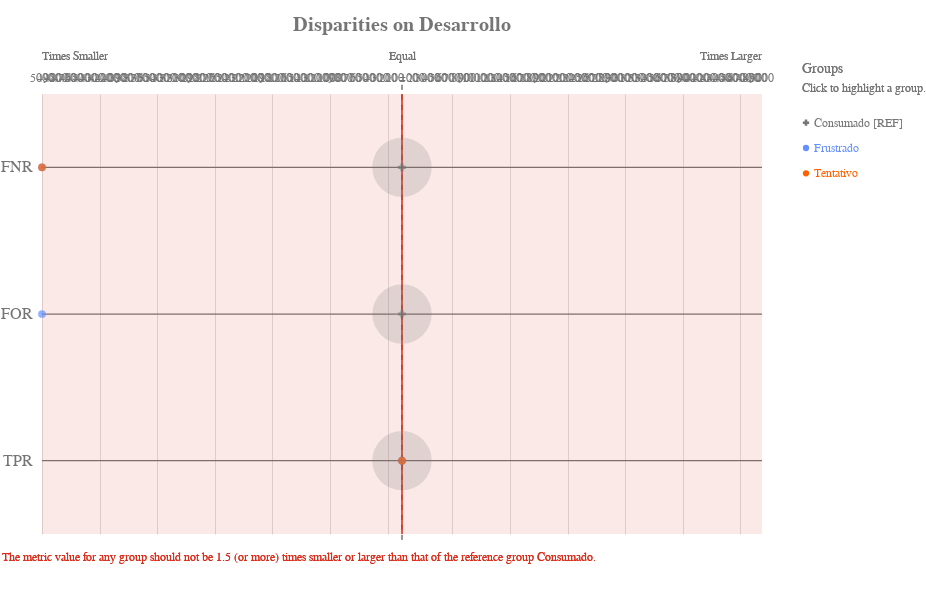

The code cell stored with this chart in its notebook:
### Code cell
ap.disparity(grupo_definido, metrics, 'Desarrollo', fairness_threshold = disparity_tolerance)

### Figure 1 — Vega-Lite specification as saved in the notebook (floating-point values rounded to 4 significant figures)
{"config": {"view": {"continuousWidth": 400, "continuousHeight": 300, "strokeWidth": 0}, "axisLeft": {"labelColor": "rgb(117,117,117)", "labelFont": "Arial", "labelFontSize": 16}, "title": {"align": "center", "baseline": "middle", "color": "rgb(117,117,117)", "font": "Arial", "fontSize": 20, "fontWeight": "bold"}}, "layer": [{"data": {"name": "data-53f64b7c7b316b31c4ec44bcdaa6fbea"}, "mark": {"type": "rule", "stroke": "rgb(117,117,117)", "strokeWidth": 1.25, "tooltip": ""}, "encoding": {"x": {"type": "quantitative", "field": "x", "scale": {"domain": [-4999, 4999], "range": [40.0, 760.0]}}, "x2": {"field": "x2"}, "y": {"type": "nominal", "axis": {"domain": false, "labelAngle": 0, "labelPadding": -30, "orient": "left", "ticks": false, "title": ""}, "field": "metric", "scale": {"domain": ["FNR", "FOR", "TPR"], "range": [55.0, 495.0]}}}}, {"data": {"name": "data-79dd248bdaa0ea02c535240e8ad022c8"}, "mark": {"type": "rule", "stroke": "rgb(117,117,117)", "strokeDash": [5, 5], "strokeWidth": 1}, "encoding": {"tooltip": {"value": "Consumado [REF]"}, "x": {"value": 400.0}, "y": {"value": 45.83}, "y2": {"value": 504.2}}}, {"data": {"name": "data-fa2b618e9aa8a53fd9cf36a5662b0508"}, "mark": {"type": "text", "align": "center", "color": "rgb(117,117,117)", "font": "Arial", "fontSize": 12, "fontWeight": "normal", "tooltip": ""}, "encoding": {"text": {"type": "nominal", "field": "label"}, "x": {"type": "quantitative", "field": "value", "scale": {"domain": [-4999, 4999], "range": [40.0, 760.0]}}, "y": {"value": 38.5}}}, {"layer": [{"mark": {"type": "text", "align": "left", "fill": "rgb(117,117,117)", "font": "Arial", "fontSize": 12, "fontWeight": "normal", "tooltip": ""}, "encoding": {"text": {"value": "Times Smaller"}, "x": {"value": 40.0}, "y": {"value": 16.5}}}, {"mark": {"type": "text", "align": "right", "fill": "rgb(117,117,117)", "font": "Arial", "fontSize": 12, "fontWeight": "normal", "tooltip": ""}, "encoding": {"text": {"value": "Times Larger"}, "x": {"value": 760.0}, "y": {"value": 16.5}}}, {"mark": {"type": "text", "align": "center", "fill": "rgb(117,117,117)", "font": "Arial", "fontSize": 12, "fontWeight": "normal", "tooltip": ""}, "encoding": {"text": {"value": "Equal"}, "x": {"value": 400.0}, "y": {"value": 16.5}}}], "data": {"name": "data-79dd248bdaa0ea02c535240e8ad022c8"}}, {"layer": [{"mark": {"type": "rule", "opacity": 0.8, "stroke": "rgb(217, 46, 28)", "strokeWidth": 1.25, "tooltip": ""}, "encoding": {"x": {"type": "quantitative", "field": "min", "scale": {"domain": [-4999, 4999], "range": [40.0, 760.0]}}, "y": {"value": 55.0}, "y2": {"value": 495.0}}}, {"mark": {"type": "rule", "opacity": 0.8, "stroke": "rgb(217, 46, 28)", "strokeWidth": 1.25, "tooltip": ""}, "encoding": {"x": {"type": "quantitative", "field": "max", "scale": {"domain": [-4999, 4999], "range": [40.0, 760.0]}}, "y": {"value": 55.0}, "y2": {"value": 495.0}}}, {"layer": [{"mark": {"type": "rect", "fill": "rgb(217, 46, 28)", "opacity": 0.1, "tooltip": ""}, "encoding": {"x": {"type": "quantitative", "field": "min", "scale": {"domain": [-4999, 4999], "range": [40.0, 760.0]}}, "x2": {"field": "lower_end"}, "y": {"value": 55.0}, "y2": {"value": 495.0}}}, {"mark": {"type": "rect", "fill": "rgb(217, 46, 28)", "opacity": 0.1, "tooltip": ""}, "encoding": {"x": {"type": "quantitative", "field": "max", "scale": {"domain": [-4999, 4999], "range": [40.0, 760.0]}}, "x2": {"field": "upper_end"}, "y": {"value": 55.0}, "y2": {"value": 495.0}}}]}, {"data": {"name": "data-79dd248bdaa0ea02c535240e8ad022c8"}, "mark": {"type": "text", "align": "left", "baseline": "top", "fill": "rgb(217, 46, 28)", "font": "Arial", "fontSize": 12, "fontWeight": "normal", "tooltip": ""}, "encoding": {"text": {"value": "The metric value for any group should not be 1.5 (or more) times smaller or larger than that of the reference group Consumado."}, "x": {"value": 0}, "y": {"value": 513.3}}}], "data": {"name": "data-93a28dc03cdeb5856aae1fcd20b2726b"}}, {"layer": [{"mark": "circle"}, {"data": {"name": "data-16db47ca27bd28e38dd2240f18c2442d"}, "mark": {"type": "circle", "opacity": 0.2}, "encoding": {"color": {"condition": {"type": "nominal", "field": "attribute_value", "legend": null, "scale": {"domain": ["Consumado", "Frustrado", "Tentativo"], "range": ["rgb(117,117,117)", "rgb(100, 143, 255)", "rgb(254, 97, 0)", "rgb(220, 38, 127)", "rgb(255, 176, 0)", "rgb(120, 94, 240)"]}, "selection": "selector049"}, "value": "rgb(224,224,224)"}, "size": {"type": "quantitative", "field": "group_size", "legend": null, "scale": {"domain": [0, 6004.0], "range": [0, 4224.0]}}, "tooltip": [{"type": "nominal", "field": "attribute_value", "title": "Group"}, {"type": "nominal", "field": "tooltip_group_size", "title": "Group Size"}, {"type": "nominal", "field": "tooltip_disparity_explanation_fnr", "title": "Disparity"}, {"type": "quantitative", "field": "fnr", "format": ".2f", "title": "FNR"}], "x": {"type": "quantitative", "axis": {"domain": false, "labels": false, "ticks": false, "title": null, "values": [99, 199, 299, 399, 499, 599, 699, 799, 899, 999, 1099, 1199, 1299, 1399, 1499, 1599, 1699, 1799, 1899, 1999, 2099, 2199, 2299, 2399, 2499, 2599, 2699, 2799, 2899, 2999, 3099, 3199, 3299, 3399, 3499, 3599, 3699, 3799, 3899, 3999, 4099, 4199, 4299, 4399, 4499, 4599, 4699, 4799, 4899, 4999, -4999, -4899, -4799, -4699, -4599, -4499, -4399, -4299, -4199, -4099, -3999, -3899, -3799, -3699, -3599, -3499, -3399, -3299, -3199, -3099, -2999, -2899, -2799, -2699, -2599, -2499, -2399, -2299, -2199, -2099, -1999, -1899, -1799, -1699, -1599, -1499, -1399, -1299, -1199, -1099, -999, -899, -799, -699, -599, -499, -399, -299, -199, -99]}, "field": "fnr_disparity_scaled", "scale": {"domain": [-4999, 4999], "range": [40.0, 760.0]}}, "y": {"type": "nominal", "axis": {"domain": false, "grid": false, "labels": false, "ticks": false, "title": " "}, "field": "metric_variable", "scale": {"domain": ["FNR", "FOR", "TPR"], "range": [55.0, 495.0]}}}, "selection": {"selector051": {"type": "multi", "empty": "all", "fields": ["attribute_value"]}}, "transform": [{"calculate": "'FNR'", "as": "metric_variable"}]}, {"data": {"name": "data-16db47ca27bd28e38dd2240f18c2442d"}, "mark": {"type": "circle", "opacity": 0.2}, "encoding": {"color": {"condition": {"type": "nominal", "field": "attribute_value", "legend": null, "scale": {"domain": ["Consumado", "Frustrado", "Tentativo"], "range": ["rgb(117,117,117)", "rgb(100, 143, 255)", "rgb(254, 97, 0)", "rgb(220, 38, 127)", "rgb(255, 176, 0)", "rgb(120, 94, 240)"]}, "selection": "selector049"}, "value": "rgb(224,224,224)"}, "size": {"type": "quantitative", "field": "group_size", "legend": null, "scale": {"domain": [0, 6004.0], "range": [0, 4224.0]}}, "tooltip": [{"type": "nominal", "field": "attribute_value", "title": "Group"}, {"type": "nominal", "field": "tooltip_group_size", "title": "Group Size"}, {"type": "nominal", "field": "tooltip_disparity_explanation_for", "title": "Disparity"}, {"type": "quantitative", "field": "for", "format": ".2f", "title": "FOR"}], "x": {"type": "quantitative", "axis": {"domain": false, "labels": false, "ticks": false, "title": null, "values": [99, 199, 299, 399, 499, 599, 699, 799, 899, 999, 1099, 1199, 1299, 1399, 1499, 1599, 1699, 1799, 1899, 1999, 2099, 2199, 2299, 2399, 2499, 2599, 2699, 2799, 2899, 2999, 3099, 3199, 3299, 3399, 3499, 3599, 3699, 3799, 3899, 3999, 4099, 4199, 4299, 4399, 4499, 4599, 4699, 4799, 4899, 4999, -4999, -4899, -4799, -4699, -4599, -4499, -4399, -4299, -4199, -4099, -3999, -3899, -3799, -3699, -3599, -3499, -3399, -3299, -3199, -3099, -2999, -2899, -2799, -2699, -2599, -2499, -2399, -2299, -2199, -2099, -1999, -1899, -1799, -1699, -1599, -1499, -1399, -1299, -1199, -1099, -999, -899, -799, -699, -599, -499, -399, -299, -199, -99]}, "field": "for_disparity_scaled", "scale": {"domain": [-4999, 4999], "range": [40.0, 760.0]}}, "y": {"type": "nominal", "axis": {"domain": false, "grid": false, "labels": false, "ticks": false, "title": " "}, "field": "metric_variable", "scale": {"domain": ["FNR", "FOR", "TPR"], "range": [55.0, 495.0]}}}, "selection": {"selector053": {"type": "multi", "empty": "all", "fields": ["attribute_value"]}}, "transform": [{"calculate": "'FOR'", "as": "metric_variable"}]}, {"data": {"name": "data-16db47ca27bd28e38dd2240f18c2442d"}, "mark": {"type": "circle", "opacity": 0.2}, "encoding": {"color": {"condition": {"type": "nominal", "field": "attribute_value", "legend": null, "scale": {"domain": ["Consumado", "Frustrado", "Tentativo"], "range": ["rgb(117,117,117)", "rgb(100, 143, 255)", "rgb(254, 97, 0)", "rgb(220, 38, 127)", "rgb(255, 176, 0)", "rgb(120, 94, 240)"]}, "selection": "selector049"}, "value": "rgb(224,224,224)"}, "size": {"type": "quantitative", "field": "group_size", "legend": null, "scale": {"domain": [0, 6004.0], "range": [0, 4224.0]}}, "tooltip": [{"type": "nominal", "field": "attribute_value", "title": "Group"}, {"type": "nominal", "field": "tooltip_group_size", "title": "Group Size"}, {"type": "nominal", "field": "tooltip_disparity_explanation_tpr", "title": "Disparity"}, {"type": "quantitative", "field": "tpr", "format": ".2f", "title": "TPR"}], "x": {"type": "quantitative", "axis": {"domain": false, "labels": false, "ticks": false, "title": null, "values": [99, 199, 299, 399, 499, 599, 699, 799, 899, 999, 1099, 1199, 1299, 1399, 1499, 1599, 1699, 1799, 1899, 1999, 2099, 2199, 2299, 2399, 2499, 2599, 2699, 2799, 2899, 2999, 3099, 3199, 3299, 3399, 3499, 3599, 3699, 3799, 3899, 3999, 4099, 4199, 4299, 4399, 4499, 4599, 4699, 4799, 4899, 4999, -4999, -4899, -4799, -4699, -4599, -4499, -4399, -4299, -4199, -4099, -3999, -3899, -3799, -3699, -3599, -3499, -3399, -3299, -3199, -3099, -2999, -2899, -2799, -2699, -2599, -2499, -2399, -2299, -2199, -2099, -1999, -1899, -1799, -1699, -1599, -1499, -1399, -1299, -1199, -1099, -999, -899, -799, -699, -599, -499, -399, -299, -199, -99]}, "field": "tpr_disparity_scaled", "scale": {"domain": [-4999, 4999], "range": [40.0, 760.0]}}, "y": {"type": "nominal", "axis": {"domain": false, "grid": false, "labels": false, "ticks": false, "title": " "}, "field": "metric_variable", "scale": {"domain": ["FNR", "FOR", "TPR"], "range": [55.0, 495.0]}}}, "selection": {"selector055": {"type": "multi", "empty": "all", "fields": ["attribute_value"]}}, "transform": [{"calculate": "'TPR'", "as": "metric_variable"}]}, {"layer": [{"mark": "point"}, {"data": {"name": "data-16db47ca27bd28e38dd2240f18c2442d"}, "mark": {"type": "point", "filled": true, "size": 60}, "encoding": {"color": {"condition": {"type": "nominal", "field": "attribute_value", "legend": null, "scale": {"domain": ["Consumado", "Frustrado", "Tentativo"], "range": ["rgb(117,117,117)", "rgb(100, 143, 255)", "rgb(254, 97, 0)", "rgb(220, 38, 127)", "rgb(255, 176, 0)", "rgb(120, 94, 240)"]}, "selection": "selector049"}, "value": "rgb(224,224,224)"}, "shape": {"type": "nominal", "field": "attribute_value", "legend": null, "scale": {"domain": ["Consumado", "Frustrado", "Tentativo"], "range": ["cross", "circle", "circle"]}}, "tooltip": [{"type": "nominal", "field": "attribute_value", "title": "Group"}, {"type": "nominal", "field": "tooltip_group_size", "title": "Group Size"}, {"type": "nominal", "field": "tooltip_disparity_explanation_fnr", "title": "Disparity"}, {"type": "quantitative", "field": "fnr", "format": ".2f", "title": "FNR"}], "x": {"type": "quantitative", "axis": {"domain": false, "labels": false, "ticks": false, "title": null, "values": [99, 199, 299, 399, 499, 599, 699, 799, 899, 999, 1099, 1199, 1299, 1399, 1499, 1599, 1699, 1799, 1899, 1999, 2099, 2199, 2299, 2399, 2499, 2599, 2699, 2799, 2899, 2999, 3099, 3199, 3299, 3399, 3499, 3599, 3699, 3799, 3899, 3999, 4099, 4199, 4299, 4399, 4499, 4599, 4699, 4799, 4899, 4999, -4999, -4899, -4799, -4699, -4599, -4499, -4399, -4299, -4199, -4099, -3999, -3899, -3799, -3699, -3599, -3499, -3399, -3299, -3199, -3099, -2999, -2899, -2799, -2699, -2599, -2499, -2399, -2299, -2199, -2099, -1999, -1899, -1799, -1699, -1599, -1499, -1399, -1299, -1199, -1099, -999, -899, -799, -699, -599, -499, -399, -299, -199, -99]}, "field": "fnr_disparity_scaled", "scale": {"domain": [-4999, 4999], "range": [40.0, 760.0]}}, "y": {"type": "nominal", "axis": {"domain": false, "grid": false, "labels": false, "ticks": false, "title": " "}, "field": "metric_variable", "scale": {"domain": ["FNR", "FOR", "TPR"], "range": [55.0, 495.0]}}}, "selection": {"selector050": {"type": "multi", "empty": "all", "fields": ["attribute_value"]}}, "transform": [{"calculate": "'FNR'", "as": "metric_variable"}]}, {"data": {"name": "data-16db47ca27bd28e38dd2240f18c2442d"}, "mark": {"type": "point", "filled": true, "size": 60}, "encoding": {"color": {"condition": {"type": "nominal", "field": "attribute_value", "legend": null, "scale": {"domain": ["Consumado", "Frustrado", "Tentativo"], "range": ["rgb(117,117,117)", "rgb(100, 143, 255)", "rgb(254, 97, 0)", "rgb(220, 38, 127)", "rgb(255, 176, 0)", "rgb(120, 94, 240)"]}, "selection": "selector049"}, "value": "rgb(224,224,224)"}, "shape": {"type": "nominal", "field": "attribute_value", "legend": null, "scale": {"domain": ["Consumado", "Frustrado", "Tentativo"], "range": ["cross", "circle", "circle"]}}, "tooltip": [{"type": "nominal", "field": "attribute_value", "title": "Group"}, {"type": "nominal", "field": "tooltip_group_size", "title": "Group Size"}, {"type": "nominal", "field": "tooltip_disparity_explanation_for", "title": "Disparity"}, {"type": "quantitative", "field": "for", "format": ".2f", "title": "FOR"}], "x": {"type": "quantitative", "axis": {"domain": false, "labels": false, "ticks": false, "title": null, "values": [99, 199, 299, 399, 499, 599, 699, 799, 899, 999, 1099, 1199, 1299, 1399, 1499, 1599, 1699, 1799, 1899, 1999, 2099, 2199, 2299, 2399, 2499, 2599, 2699, 2799, 2899, 2999, 3099, 3199, 3299, 3399, 3499, 3599, 3699, 3799, 3899, 3999, 4099, 4199, 4299, 4399, 4499, 4599, 4699, 4799, 4899, 4999, -4999, -4899, -4799, -4699, -4599, -4499, -4399, -4299, -4199, -4099, -3999, -3899, -3799, -3699, -3599, -3499, -3399, -3299, -3199, -3099, -2999, -2899, -2799, -2699, -2599, -2499, -2399, -2299, -2199, -2099, -1999, -1899, -1799, -1699, -1599, -1499, -1399, -1299, -1199, -1099, -999, -899, -799, -699, -599, -499, -399, -299, -199, -99]}, "field": "for_disparity_scaled", "scale": {"domain": [-4999, 4999], "range": [40.0, 760.0]}}, "y": {"type": "nominal", "axis": {"domain": false, "grid": false, "labels": false, "ticks": false, "title": " "}, "field": "metric_variable", "scale": {"domain": ["FNR", "FOR", "TPR"], "range": [55.0, 495.0]}}}, "selection": {"selector052": {"type": "multi", "empty": "all", "fields": ["attribute_value"]}}, "transform": [{"calculate": "'FOR'", "as": "metric_variable"}]}, {"data": {"name": "data-16db47ca27bd28e38dd2240f18c2442d"}, "mark": {"type": "point", "filled": true, "size": 60}, "encoding": {"color": {"condition": {"type": "nominal", "field": "attribute_value", "legend": null, "scale": {"domain": ["Consumado", "Frustrado", "Tentativo"], "range": ["rgb(117,117,117)", "rgb(100, 143, 255)", "rgb(254, 97, 0)", "rgb(220, 38, 127)", "rgb(255, 176, 0)", "rgb(120, 94, 240)"]}, "selection": "selector049"}, "value": "rgb(224,224,224)"}, "shape": {"type": "nominal", "field": "attribute_value", "legend": null, "scale": {"domain": ["Consumado", "Frustrado", "Tentativo"], "range": ["cross", "circle", "circle"]}}, "tooltip": [{"type": "nominal", "field": "attribute_value", "title": "Group"}, {"type": "nominal", "field": "tooltip_group_size", "title": "Group Size"}, {"type": "nominal", "field": "tooltip_disparity_explanation_tpr", "title": "Disparity"}, {"type": "quantitative", "field": "tpr", "format": ".2f", "title": "TPR"}], "x": {"type": "quantitative", "axis": {"domain": false, "labels": false, "ticks": false, "title": null, "values": [99, 199, 299, 399, 499, 599, 699, 799, 899, 999, 1099, 1199, 1299, 1399, 1499, 1599, 1699, 1799, 1899, 1999, 2099, 2199, 2299, 2399, 2499, 2599, 2699, 2799, 2899, 2999, 3099, 3199, 3299, 3399, 3499, 3599, 3699, 3799, 3899, 3999, 4099, 4199, 4299, 4399, 4499, 4599, 4699, 4799, 4899, 4999, -4999, -4899, -4799, -4699, -4599, -4499, -4399, -4299, -4199, -4099, -3999, -3899, -3799, -3699, -3599, -3499, -3399, -3299, -3199, -3099, -2999, -2899, -2799, -2699, -2599, -2499, -2399, -2299, -2199, -2099, -1999, -1899, -1799, -1699, -1599, -1499, -1399, -1299, -1199, -1099, -999, -899, -799, -699, -599, -499, -399, -299, -199, -99]}, "field": "tpr_disparity_scaled", "scale": {"domain": [-4999, 4999], "range": [40.0, 760.0]}}, "y": {"type": "nominal", "axis": {"domain": false, "grid": false, "labels": false, "ticks": false, "title": " "}, "field": "metric_variable", "scale": {"domain": ["FNR", "FOR", "TPR"], "range": [55.0, 495.0]}}}, "selection": {"selector054": {"type": "multi", "empty": "all", "fields": ["attribute_value"]}}, "transform": [{"calculate": "'TPR'", "as": "metric_variable"}]}]}]}, {"layer": [{"mark": {"type": "point", "filled": true, "opacity": 1, "size": 39.48}, "encoding": {"color": {"condition": {"type": "nominal", "field": "attribute_value", "legend": null, "scale": {"domain": ["Consumado", "Frustrado", "Tentativo"], "range": ["rgb(117,117,117)", "rgb(100, 143, 255)", "rgb(254, 97, 0)", "rgb(220, 38, 127)", "rgb(255, 176, 0)", "rgb(120, 94, 240)"]}, "selection": "selector049"}, "value": "rgb(224,224,224)"}, "shape": {"type": "nominal", "field": "attribute_value", "legend": null, "scale": {"domain": ["Consumado", "Frustrado", "Tentativo"], "range": ["cross", "circle", "circle"]}}, "x": {"value": 804}, "y": {"type": "nominal", "axis": {"domain": false, "grid": false, "labels": false, "ticks": false, "title": " "}, "field": "attribute_value", "scale": {"domain": ["Consumado", "Frustrado", "Tentativo"], "range": [71, 147]}}}, "selection": {"selector049": {"type": "multi", "empty": "all", "fields": ["attribute_value"]}}}, {"mark": {"type": "text", "align": "left", "baseline": "middle", "font": "Arial", "fontSize": 12, "fontWeight": "normal"}, "encoding": {"color": {"condition": {"type": "nominal", "field": "attribute_value", "legend": null, "scale": {"domain": ["Consumado", "Frustrado", "Tentativo"], "range": ["rgb(117,117,117)", "rgb(100, 143, 255)", "rgb(254, 97, 0)", "rgb(220, 38, 127)", "rgb(255, 176, 0)", "rgb(120, 94, 240)"]}, "selection": "selector049"}, "value": "rgb(224,224,224)"}, "text": {"type": "nominal", "field": "label"}, "x": {"value": 812}, "y": {"type": "nominal", "axis": {"domain": false, "grid": false, "labels": false, "ticks": false, "title": " "}, "field": "attribute_value", "scale": {"domain": ["Consumado", "Frustrado", "Tentativo"], "range": [71, 147]}}}, "selection": {"selector056": {"type": "multi", "empty": "all", "fields": ["attribute_value"]}}}, {"data": {"name": "data-79dd248bdaa0ea02c535240e8ad022c8"}, "mark": {"type": "text", "align": "left", "baseline": "middle", "color": "rgb(117,117,117)", "font": "Arial", "fontSize": 12, "fontWeight": "normal"}, "encoding": {"text": {"value": "Click to highlight a group."}, "x": {"value": 800}, "y": {"value": 49}}}, {"data": {"name": "data-79dd248bdaa0ea02c535240e8ad022c8"}, "mark": {"type": "text", "align": "left", "baseline": "middle", "color": "rgb(117,117,117)", "font": "Arial", "fontSize": 14, "fontWeight": "normal"}, "encoding": {"text": {"value": "Groups"}, "x": {"value": 800}, "y": {"value": 30}}}], "data": {"name": "data-5f460b2281ce654008106d954be18b1d"}}], "height": 550, "padding": {"top": 15, "bottom": 10}, "resolve": {"scale": {"size": "independent", "y": "independent"}}, "title": "Disparities on Desarrollo", "width": 800, "$schema": "https://vega.github.io/schema/vega-lite/v4.8.1.json", "datasets": {"data-53f64b7c7b316b31c4ec44bcdaa6fbea": [{"metric": "FNR", "x": -4999, "x2": 4999}, {"metric": "FOR", "x": -4999, "x2": 4999}, {"metric": "TPR", "x": -4999, "x2": 4999}], "data-79dd248bdaa0ea02c535240e8ad022c8": [{"a": 1, "b": 0}, {"a": 1, "b": 0}], "data-fa2b618e9aa8a53fd9cf36a5662b0508": [{"value": 99, "label": 100}, {"value": 199, "label": 200}, {"value": 299, "label": 300}, {"value": 399, "label": 400}, {"value": 499, "label": 500}, {"value": 599, "label": 600}, {"value": 699, "label": 700}, {"value": 799, "label": 800}, {"value": 899, "label": 900}, {"value": 999, "label": 1000}, {"value": 1099, "label": 1100}, {"value": 1199, "label": 1200}, {"value": 1299, "label": 1300}, {"value": 1399, "label": 1400}, {"value": 1499, "label": 1500}, {"value": 1599, "label": 1600}, {"value": 1699, "label": 1700}, {"value": 1799, "label": 1800}, {"value": 1899, "label": 1900}, {"value": 1999, "label": 2000}, {"value": 2099, "label": 2100}, {"value": 2199, "label": 2200}, {"value": 2299, "label": 2300}, {"value": 2399, "label": 2400}, {"value": 2499, "label": 2500}, {"value": 2599, "label": 2600}, {"value": 2699, "label": 2700}, {"value": 2799, "label": 2800}, {"value": 2899, "label": 2900}, {"value": 2999, "label": 3000}, {"value": 3099, "label": 3100}, {"value": 3199, "label": 3200}, {"value": 3299, "label": 3300}, {"value": 3399, "label": 3400}, {"value": 3499, "label": 3500}, {"value": 3599, "label": 3600}, {"value": 3699, "label": 3700}, {"value": 3799, "label": 3800}, {"value": 3899, "label": 3900}, {"value": 3999, "label": 4000}, {"value": 4099, "label": 4100}, {"value": 4199, "label": 4200}, {"value": 4299, "label": 4300}, {"value": 4399, "label": 4400}, {"value": 4499, "label": 4500}, {"value": 4599, "label": 4600}, {"value": 4699, "label": 4700}, {"value": 4799, "label": 4800}, {"value": 4899, "label": 4900}, {"value": 4999, "label": 5000}, {"value": -4999, "label": 5000}, {"value": -4899, "label": 4900}, {"value": -4799, "label": 4800}, {"value": -4699, "label": 4700}, {"value": -4599, "label": 4600}, {"value": -4499, "label": 4500}, {"value": -4399, "label": 4400}, {"value": -4299, "label": 4300}, {"value": -4199, "label": 4200}, {"value": -4099, "label": 4100}, {"value": -3999, "label": 4000}, {"value": -3899, "label": 3900}, {"value": -3799, "label": 3800}, {"value": -3699, "label": 3700}, {"value": -3599, "label": 3600}, {"value": -3499, "label": 3500}, {"value": -3399, "label": 3400}, {"value": -3299, "label": 3300}, {"value": -3199, "label": 3200}, {"value": -3099, "label": 3100}, {"value": -2999, "label": 3000}, {"value": -2899, "label": 2900}, {"value": -2799, "label": 2800}, {"value": -2699, "label": 2700}, {"value": -2599, "label": 2600}, {"value": -2499, "label": 2500}, {"value": -2399, "label": 2400}, {"value": -2299, "label": 2300}, {"value": -2199, "label": 2200}, {"value": -2099, "label": 2100}, {"value": -1999, "label": 2000}, {"value": -1899, "label": 1900}, {"value": -1799, "label": 1800}, {"value": -1699, "label": 1700}, {"value": -1599, "label": 1600}, {"value": -1499, "label": 1500}, {"value": -1399, "label": 1400}, {"value": -1299, "label": 1300}, {"value": -1199, "label": 1200}, {"value": -1099, "label": 1100}, {"value": -999, "label": 1000}, {"value": -899, "label": 900}, {"value": -799, "label": 800}, {"value": -699, "label": 700}, {"value": -599, "label": 600}, {"value": -499, "label": 500}, {"value": -399, "label": 400}, {"value": -299, "label": 300}, {"value": -199, "label": 200}, {"value": -99, "label": 100}, {"value": 0, "label": "="}], "data-93a28dc03cdeb5856aae1fcd20b2726b": [{"min": -0.5, "max": 0.5, "lower_end": -4999, "upper_end": 4999}], "data-16db47ca27bd28e38dd2240f18c2442d": [{"attribute_name": "Desarrollo", "attribute_value": "Consumado", "group_size": 5003, "total_entities": 5007, "fnr": 0.3165, "for": 0.3752, "tpr": 0.6835, "fnr_disparity": 1.0, "for_disparity": 1.0, "tpr_disparity": 1.0, "fnr_disparity_scaled": 0.0, "for_disparity_scaled": 0.0, "tpr_disparity_scaled": 0.0, "tooltip_group_size": "5,003 (99.92%)", "tooltip_disparity_explanation_fnr": "Reference group", "tooltip_disparity_explanation_for": "Reference group", "tooltip_disparity_explanation_tpr": "Reference group"}, {"attribute_name": "Desarrollo", "attribute_value": "Frustrado", "group_size": 3, "total_entities": 5007, "fnr": 0.0002, "for": 0.0002, "tpr": 1.0, "fnr_disparity": 0.0002, "for_disparity": 0.0002, "tpr_disparity": 1.463, "fnr_disparity_scaled": -4999.0, "for_disparity_scaled": -4999.0, "tpr_disparity_scaled": 0.4631, "tooltip_group_size": "3 (0.06%)", "tooltip_disparity_explanation_fnr": "5000.00 times smaller FNR than the reference group", "tooltip_disparity_explanation_for": "5000.00 times smaller FOR than the reference group", "tooltip_disparity_explanation_tpr": "1.46 times larger TPR than the reference group"}, {"attribute_name": "Desarrollo", "attribute_value": "Tentativo", "group_size": 1, "total_entities": 5007, "fnr": 0.0002, "for": null, "tpr": 1.0, "fnr_disparity": 0.0002, "for_disparity": null, "tpr_disparity": 1.463, "fnr_disparity_scaled": -4999.0, "for_disparity_scaled": null, "tpr_disparity_scaled": 0.4631, "tooltip_group_size": "1 (0.02%)", "tooltip_disparity_explanation_fnr": "5000.00 times smaller FNR than the reference group", "tooltip_disparity_explanation_for": "Same FOR as the reference group", "tooltip_disparity_explanation_tpr": "1.46 times larger TPR than the reference group"}], "data-5f460b2281ce654008106d954be18b1d": [{"attribute_value": "Consumado", "label": "Consumado [REF]"}, {"attribute_value": "Frustrado", "label": "Frustrado"}, {"attribute_value": "Tentativo", "label": "Tentativo"}]}}
